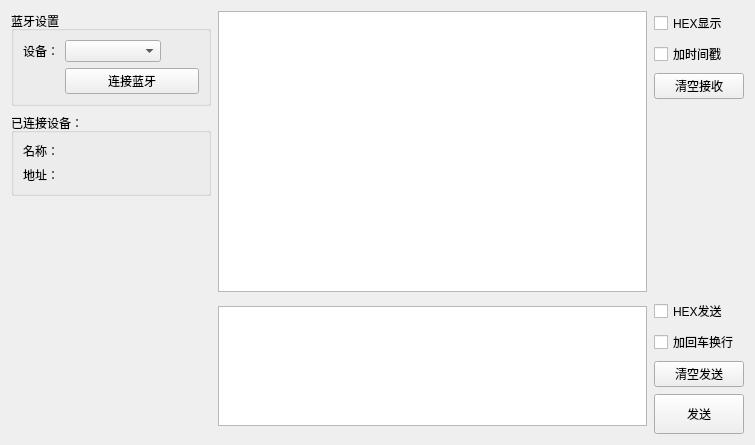
<?xml version="1.0" encoding="UTF-8"?>
<ui version="4.0">
 <class>BluetoothWidget</class>
 <widget class="QWidget" name="BluetoothWidget">
  <property name="geometry">
   <rect>
    <x>0</x>
    <y>0</y>
    <width>755</width>
    <height>445</height>
   </rect>
  </property>
  <property name="windowTitle">
   <string>Form</string>
  </property>
  <layout class="QHBoxLayout" name="horizontalLayout" stretch="0,1">
   <property name="spacing">
    <number>7</number>
   </property>
   <property name="leftMargin">
    <number>11</number>
   </property>
   <property name="topMargin">
    <number>11</number>
   </property>
   <property name="rightMargin">
    <number>11</number>
   </property>
   <property name="bottomMargin">
    <number>11</number>
   </property>
   <item>
    <layout class="QVBoxLayout" name="verticalLayout_3">
     <property name="leftMargin">
      <number>0</number>
     </property>
     <property name="rightMargin">
      <number>0</number>
     </property>
     <item>
      <widget class="QGroupBox" name="groupBox">
       <property name="minimumSize">
        <size>
         <width>200</width>
         <height>0</height>
        </size>
       </property>
       <property name="title">
        <string>蓝牙设置</string>
       </property>
       <layout class="QVBoxLayout" name="verticalLayout">
        <item>
         <layout class="QGridLayout" name="gridLayout" columnstretch="0,1,0">
          <item row="0" column="0">
           <widget class="QLabel" name="label">
            <property name="text">
             <string>设备：</string>
            </property>
           </widget>
          </item>
          <item row="0" column="1">
           <widget class="QComboBox" name="cb_devices"/>
          </item>
          <item row="0" column="2">
           <widget class="QPushButton" name="btn_refresh">
            <property name="autoFillBackground">
             <bool>false</bool>
            </property>
            <property name="styleSheet">
             <string notr="true">background-color: transparent;
border: none;</string>
            </property>
            <property name="text">
             <string/>
            </property>
            <property name="icon">
             <iconset resource="resource.qrc">
              <normaloff>:/ic/refresh</normaloff>:/ic/refresh</iconset>
            </property>
           </widget>
          </item>
          <item row="1" column="1" colspan="2">
           <widget class="QPushButton" name="btn_connect">
            <property name="text">
             <string>连接蓝牙</string>
            </property>
           </widget>
          </item>
          <item row="1" column="0" alignment="Qt::AlignRight">
           <widget class="QLabel" name="label_connect_state">
            <property name="sizePolicy">
             <sizepolicy hsizetype="Preferred" vsizetype="Preferred">
              <horstretch>0</horstretch>
              <verstretch>0</verstretch>
             </sizepolicy>
            </property>
            <property name="maximumSize">
             <size>
              <width>20</width>
              <height>20</height>
             </size>
            </property>
            <property name="layoutDirection">
             <enum>Qt::LeftToRight</enum>
            </property>
            <property name="styleSheet">
             <string notr="true"/>
            </property>
            <property name="text">
             <string/>
            </property>
            <property name="pixmap">
             <pixmap resource="resource.qrc">:/ic/disconnect</pixmap>
            </property>
            <property name="scaledContents">
             <bool>true</bool>
            </property>
            <property name="alignment">
             <set>Qt::AlignCenter</set>
            </property>
            <property name="wordWrap">
             <bool>true</bool>
            </property>
           </widget>
          </item>
         </layout>
        </item>
       </layout>
      </widget>
     </item>
     <item>
      <widget class="QGroupBox" name="box_device">
       <property name="title">
        <string>已连接设备：</string>
       </property>
       <layout class="QVBoxLayout" name="verticalLayout_4">
        <item>
         <widget class="QLabel" name="label_name">
          <property name="text">
           <string>名称：</string>
          </property>
         </widget>
        </item>
        <item>
         <widget class="QLabel" name="label_addr">
          <property name="text">
           <string>地址：</string>
          </property>
         </widget>
        </item>
       </layout>
      </widget>
     </item>
     <item>
      <spacer name="verticalSpacer">
       <property name="orientation">
        <enum>Qt::Vertical</enum>
       </property>
       <property name="sizeHint" stdset="0">
        <size>
         <width>20</width>
         <height>279</height>
        </size>
       </property>
      </spacer>
     </item>
    </layout>
   </item>
   <item>
    <layout class="QVBoxLayout" name="verticalLayout_2" stretch="1,0">
     <item>
      <layout class="QGridLayout" name="gridLayout_2">
       <item row="0" column="1">
        <widget class="QCheckBox" name="cb_recv_hex">
         <property name="text">
          <string>HEX显示</string>
         </property>
        </widget>
       </item>
       <item row="3" column="1">
        <spacer name="verticalSpacer_3">
         <property name="orientation">
          <enum>Qt::Vertical</enum>
         </property>
         <property name="sizeHint" stdset="0">
          <size>
           <width>20</width>
           <height>20</height>
          </size>
         </property>
        </spacer>
       </item>
       <item row="1" column="1">
        <widget class="QCheckBox" name="checkBox_5">
         <property name="minimumSize">
          <size>
           <width>90</width>
           <height>0</height>
          </size>
         </property>
         <property name="text">
          <string>加时间戳</string>
         </property>
        </widget>
       </item>
       <item row="0" column="0" rowspan="5">
        <widget class="QPlainTextEdit" name="edit_recv">
         <property name="enabled">
          <bool>true</bool>
         </property>
         <property name="sizePolicy">
          <sizepolicy hsizetype="Expanding" vsizetype="MinimumExpanding">
           <horstretch>0</horstretch>
           <verstretch>0</verstretch>
          </sizepolicy>
         </property>
         <property name="minimumSize">
          <size>
           <width>200</width>
           <height>0</height>
          </size>
         </property>
         <property name="readOnly">
          <bool>true</bool>
         </property>
        </widget>
       </item>
       <item row="2" column="1">
        <widget class="QPushButton" name="btn_clear">
         <property name="text">
          <string>清空接收</string>
         </property>
        </widget>
       </item>
      </layout>
     </item>
     <item>
      <layout class="QGridLayout" name="gridLayout_3" rowstretch="0,0,1,0,0" columnstretch="1,0">
       <item row="1" column="1">
        <widget class="QCheckBox" name="checkBox_6">
         <property name="minimumSize">
          <size>
           <width>90</width>
           <height>0</height>
          </size>
         </property>
         <property name="text">
          <string>加回车换行</string>
         </property>
        </widget>
       </item>
       <item row="0" column="0" rowspan="5">
        <widget class="QPlainTextEdit" name="edit_send">
         <property name="sizePolicy">
          <sizepolicy hsizetype="Expanding" vsizetype="Expanding">
           <horstretch>0</horstretch>
           <verstretch>0</verstretch>
          </sizepolicy>
         </property>
         <property name="maximumSize">
          <size>
           <width>16777215</width>
           <height>120</height>
          </size>
         </property>
        </widget>
       </item>
       <item row="3" column="1">
        <spacer name="verticalSpacer_2">
         <property name="orientation">
          <enum>Qt::Vertical</enum>
         </property>
         <property name="sizeHint" stdset="0">
          <size>
           <width>20</width>
           <height>0</height>
          </size>
         </property>
        </spacer>
       </item>
       <item row="0" column="1">
        <widget class="QCheckBox" name="checkBox_4">
         <property name="text">
          <string>HEX发送</string>
         </property>
        </widget>
       </item>
       <item row="4" column="1">
        <widget class="QPushButton" name="btn_send">
         <property name="minimumSize">
          <size>
           <width>0</width>
           <height>40</height>
          </size>
         </property>
         <property name="text">
          <string>发送</string>
         </property>
        </widget>
       </item>
       <item row="2" column="1">
        <widget class="QPushButton" name="pushButton_5">
         <property name="text">
          <string>清空发送</string>
         </property>
        </widget>
       </item>
      </layout>
     </item>
    </layout>
   </item>
  </layout>
 </widget>
 <resources>
  <include location="resource.qrc"/>
 </resources>
 <connections/>
</ui>
